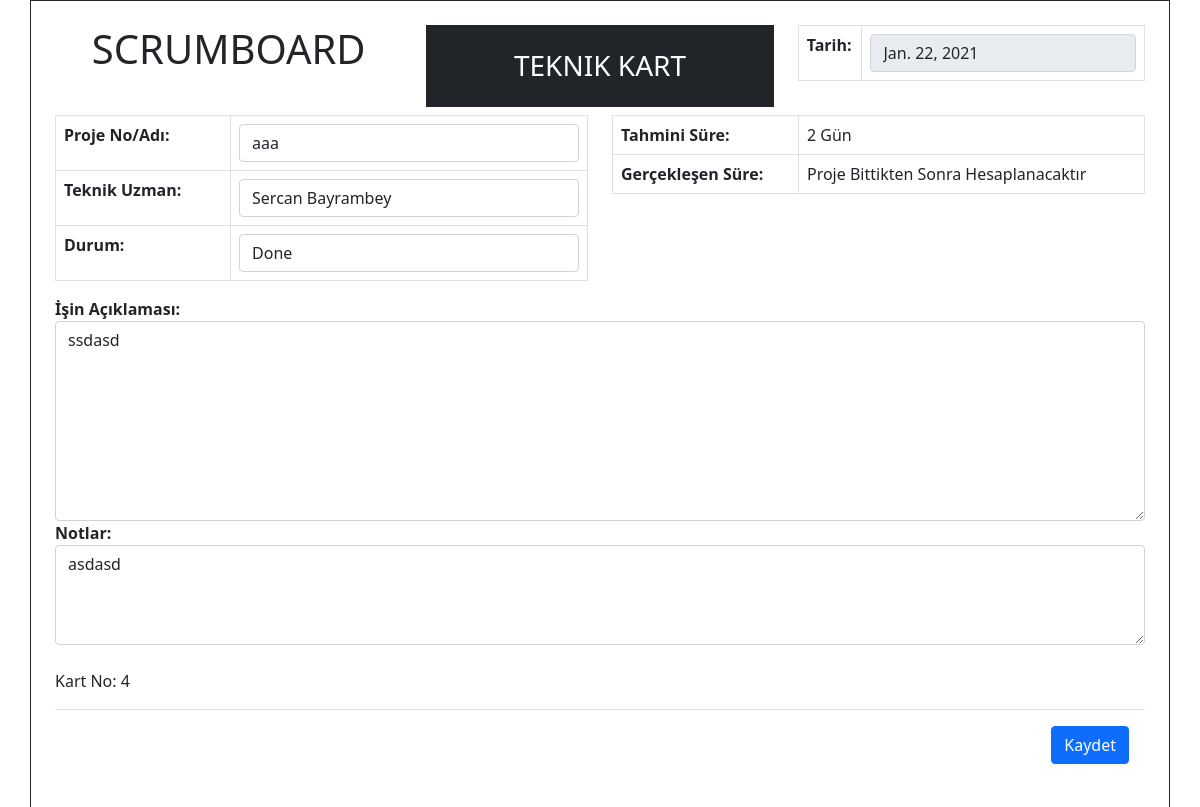
/updateJob/4, run on the app's committed database.
### tasks/models.py (models this page shows, shortened)
class Job(models.Model):
    job_id = models.AutoField(primary_key=True)
    job_title = models.CharField(max_length=50)
    job_tech_expert = models.ForeignKey(TechExpert, on_delete=models.CASCADE)
    job_status = models.ForeignKey(Status, on_delete=models.CASCADE)
    job_date = models.DateField(default=now())
    job_estimated_time = models.IntegerField()
    job_actual_time = models.IntegerField(default=0)
    job_desc = models.CharField(max_length=1000)
    job_notes = models.CharField(max_length=500)

class TechExpert(models.Model):
    expert_id = models.AutoField(primary_key=True)
    expert_name = models.CharField(max_length=20)

class Status(models.Model):
    status_id = models.AutoField(primary_key=True)
    status_title = models.CharField(max_length=20)

### tasks/views.py (the view, shortened to what this page needs)
# urls.py: path('updateJob/<str:id>', updateJob),
def updateJob(request, id):
    try:
        job = Job.objects.get(job_id=id)
    except Exception:
        return redirect('/home')
    experts = TechExpert.objects.all()
    temp_list = []
    for expert in experts:
        tempex = {"expert_id": expert.expert_id, "expert_name": expert.expert_name}
        temp_list.append(tempex)
    experts = temp_list
    statuses = Status.objects.all()
    temp_list = []
    for status in statuses:
        tempstat = {"status_id": status.status_id, "status_title": status.status_title}
        temp_list.append(tempstat)
    statuses = temp_list
    job_data = {"job_id": job.job_id, "job_title": job.job_title, "job_status": job.job_status.status_title, "job_tech_expert": job.job_tech_expert.expert_name, "job_id": job.job_id, "job_estimated_time": job.job_estimated_time, "job_date": job.job_date, "job_desc": job.job_desc, "job_notes": job.job_notes}
    context = {
        "job": job_data,
        "stasuses": statuses,
        "experts": experts,
        "id": id
    }
    return render(request, "update_card_modal.html", context)

### tasks/templates/update_card_modal.html (shortened to what this page needs)
<link href="https://cdn.jsdelivr.net/npm/bootstrap@5.0.0-beta1/dist/css/bootstrap.min.css" rel="stylesheet">
            <div class="container border border-dark p-4">
                <form method="post" action="/updateJob/{{id}}">
                    <div class="row text-center">
                        <div class="col-sm-4">
                            <h1>SCRUMBOARD</h1>
                        </div>
                        <div class="col-sm-4">
                            <h3 class="bg-dark text-center text-white p-4">TEKNIK KART</h3>
                        </div>
                        <div class="col-sm-4">
                            <table class="table table-bordered">
                                <tr>
                                    <th>Tarih:</th>
                                    <td><input type="text" class="form-control" disabled value="{{job.job_date}}" /></td>
                                </tr>
                            </table>
                        </div>
                    </div>
                    <div class="row">
                        <div class="col-sm-6">
                            <table class="table table-bordered">
                                <tr>
                                    <th>Proje No/Adı:</th>
                                    <td>  <input type="text" class="form-control" name="job_title" value="{{job.job_title}}"/></td>
                                </tr>
                                <tr>
                                    <th>Teknik Uzman:</th>
                                    <td>
                                    <select class="form-control" name="expert_id">
                                    {% for expert in experts %}
                                        {% if expert.expert_name == job.job_tech_expert %}
                                        <option value="{{ expert.expert_id }}" selected> {{expert.expert_name}}</option>
                                        {% else %}
                                        <option value="{{ expert.expert_id }}"> {{expert.expert_name}}</option>
                                        {% endif %}
                                    {% endfor %}
                                    </select></td>
                                </tr>
                                <tr>
                                    <th>Durum:</th>
                                    <td>
                                        <select class="form-control" name="status_id">
                                        {% for status in stasuses %}
                                            {% if status.status_title == job.job_status %}
                                                <option value="{{ status.status_id }}" selected> {{status.status_title}}</option>
                                            {% else %}
                                            <option value="{{ status.status_id }}"> {{status.status_title}}</option>
                                            {% endif%}
                                        {% endfor %}
                                        </select>
                                    </td>
                                </tr>
                            </table>
                        </div>
                        <div class="col-sm-6">
                            <table class="table table-bordered">
                                <tr>
                                    <th>Tahmini Süre:</th>
                                    <td>{{job.job_estimated_time}} Gün</td>
                                </tr>
                                <tr>
                                    <th>Gerçekleşen Süre:</th>
                                    <td>Proje Bittikten Sonra Hesaplanacaktır</td>
                                </tr>
                            </table>
                        </div>
                    </div>
                    <div class="row">
                        <div class="col-12">
                            <div class="form-group">
                                <label for="jobDescription" class="float-left"><strong>İşin Açıklaması:</strong></label>
                                <textarea class="form-control" style="min-height: 200px" name="job_desc" >{{ job.job_desc }}</textarea>
                            </div>
                        </div>
                    </div>
                    <div class="row">
                        <div class="col-12">
                            <div class="form-group">
                                <label for="jobDescription" class="float-left"><strong>Notlar:</strong></label>
                                <textarea class="form-control" style="min-height: 100px" name="job_notes" >{{job.job_notes}}</textarea>
                            </div>
                        </div>
                    </div>
                    <br>
                    <p> Kart No: {{job.job_id}} </p>
                    <div class="modal-footer">
                        <button type="submit" class="btn btn-primary">Kaydet</button>
                    </div>
                </form>
            </div>

### data on the page
Job: job_date "Jan. 22, 2021", job_title "aaa", job_desc "ssdasd", job_notes "asdasd"
TechExpert: expert_id "Sercan Bayrambey"
Status: status_id "Done"

### other printed values
{{ job.job_estimated_time }} "2"
{{ job.job_id }} "4"
